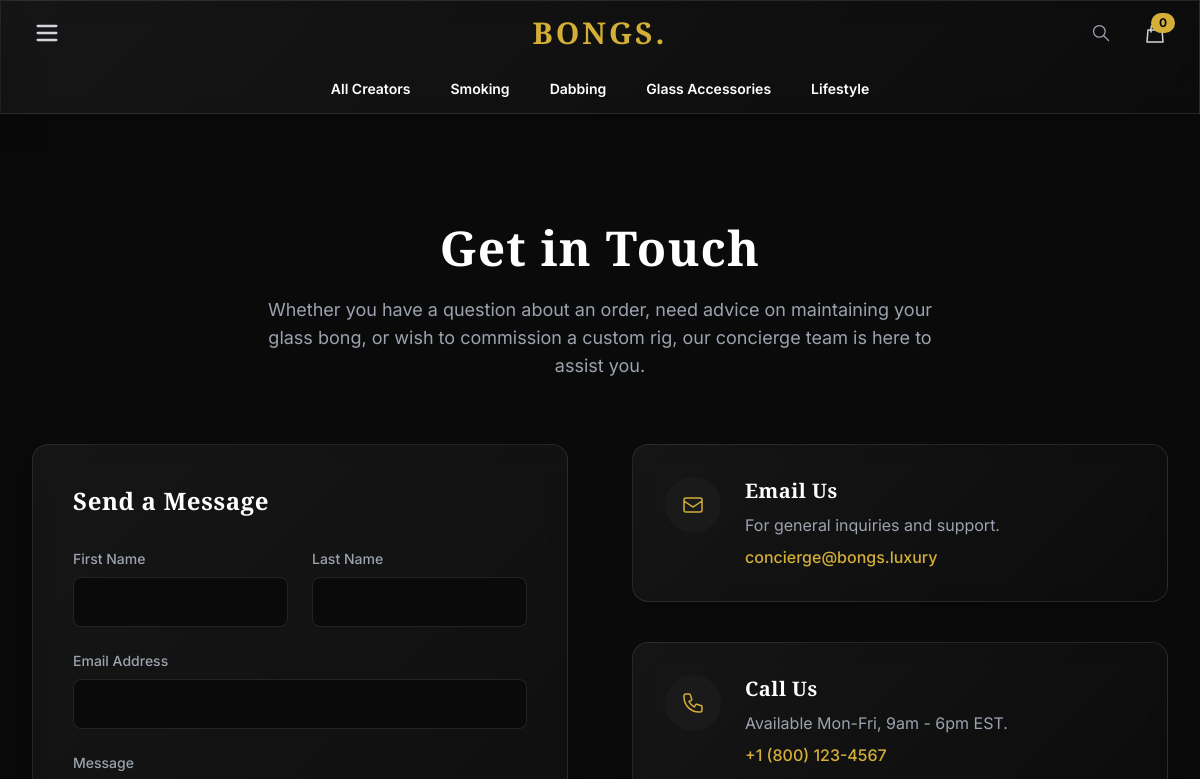
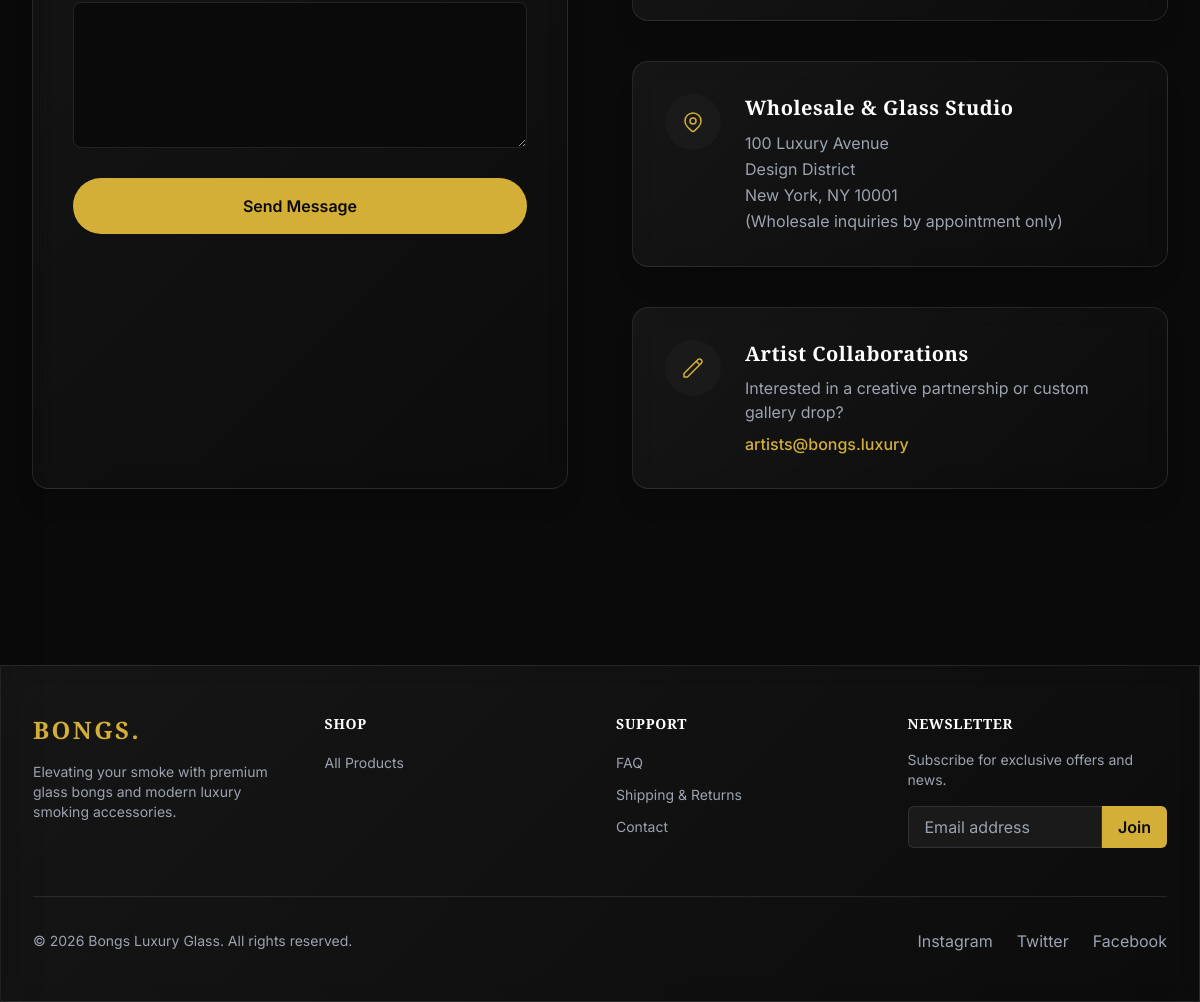
Page /contact/ on the committed database (2 pictures, top to bottom).
### shop/models.py (models this page shows, shortened)
class Category(models.Model):
    parent = models.ForeignKey('self', related_name='children', on_delete=models.CASCADE, blank=True, null=True)
    name = models.CharField(max_length=200)
    slug = models.SlugField(max_length=200, unique=True)
    description = models.TextField(blank=True)
    image = models.ImageField(upload_to='categories/%Y/%m/%d', blank=True)
    class Meta:
        ordering = ['name']
        verbose_name_plural = 'categories'

### core/views.py (the view, shortened to what this page needs)
# urls.py: path('contact/', views.contact, name='contact'),
def contact(request):
    return render(request, 'core/contact.html')

### orders/cart.py (called while the page is built)
    def __len__(self):
        return sum(item['quantity'] for item in self.cart.values())

### orders/context_processors.py (called while the page is built)
def cart(request):
    return {'cart': Cart(request)}

### shop/context_processors.py (called while the page is built)
def shop_categories(request):
    top_names = ['All Creators', 'Smoking', 'Dabbing', 'Glass Accessories', 'Lifestyle']
    top_categories = Category.objects.filter(name__in=top_names, parent__isnull=True).prefetch_related('children__children')
    cases = [models.When(name=name, then=models.Value(i)) for i, name in enumerate(top_names)]
    top_categories = top_categories.annotate(custom_order=models.Case(*cases, output_field=models.IntegerField())).order_by('custom_order')
    return {'shop_top_categories': top_categories}

### templates/core/contact.html (shortened to what this page needs)
{% extends 'base.html' %}
{% block content %}
<div class="max-w-7xl mx-auto px-4 sm:px-6 lg:px-8 py-24">
    <div class="text-center mb-16">
        <h1 class="text-5xl font-serif font-bold text-white mb-6">Get in Touch</h1>
        <p class="text-gray-400 text-lg max-w-2xl mx-auto">
            Whether you have a question about an order, need advice on maintaining your glass bong, or wish to commission a custom rig, our concierge team is here to assist you.
        </p>
    </div>
    <div class="grid grid-cols-1 lg:grid-cols-2 gap-16">
        <div class="glass-card p-10">
            <h2 class="text-2xl font-bold text-white mb-8">Send a Message</h2>
            <form method="POST" class="space-y-6">
                <div class="grid grid-cols-1 md:grid-cols-2 gap-6">
                    <div>
                        <label class="block text-sm font-medium text-gray-400 mb-2">First Name</label>
                        <input type="text" name="first_name" required class="w-full bg-brand-dark border border-white/10 rounded-lg px-4 py-3 text-white focus:ring-brand-accent focus:border-brand-accent">
                    </div>
                    <div>
                        <label class="block text-sm font-medium text-gray-400 mb-2">Last Name</label>
                        <input type="text" name="last_name" required class="w-full bg-brand-dark border border-white/10 rounded-lg px-4 py-3 text-white focus:ring-brand-accent focus:border-brand-accent">
                    </div>
                </div>
                <div>
                    <label class="block text-sm font-medium text-gray-400 mb-2">Email Address</label>
                    <input type="email" name="email" required class="w-full bg-brand-dark border border-white/10 rounded-lg px-4 py-3 text-white focus:ring-brand-accent focus:border-brand-accent">
                </div>
                <div>
                    <label class="block text-sm font-medium text-gray-400 mb-2">Message</label>
                    <textarea name="message" rows="5" required class="w-full bg-brand-dark border border-white/10 rounded-lg px-4 py-3 text-white focus:ring-brand-accent focus:border-brand-accent"></textarea>
                </div>
                <button type="submit" class="btn-primary w-full py-4">Send Message</button>
            </form>
        </div>
        <div class="space-y-10">
            <div class="glass-card p-8 flex items-start space-x-6">
                <div class="bg-brand-muted p-4 rounded-full text-brand-accent">
                    <svg class="w-6 h-6" fill="none" stroke="currentColor" viewBox="0 0 24 24"><path stroke-linecap="round" stroke-linejoin="round" stroke-width="1.5" d="M3 8l7.89 5.26a2 2 0 002.22 0L21 8M5 19h14a2 2 0 002-2V7a2 2 0 00-2-2H5a2 2 0 00-2 2v10a2 2 0 002 2z"></path></svg>
                </div>
                <div>
                    <h3 class="text-xl font-bold text-white mb-2">Email Us</h3>
                    <p class="text-gray-400 mb-2">For general inquiries and support.</p>
                    <a href="mailto:concierge@bongs.luxury" class="text-brand-accent font-medium hover:underline">concierge@bongs.luxury</a>
                </div>
            </div>
            <div class="glass-card p-8 flex items-start space-x-6">
                <div class="bg-brand-muted p-4 rounded-full text-brand-accent">
                </div>
                <div>
                    <h3 class="text-xl font-bold text-white mb-2">Call Us</h3>
                    <p class="text-gray-400 mb-2">Available Mon-Fri, 9am - 6pm EST.</p>
                    <a href="tel:+1234567890" class="text-brand-accent font-medium hover:underline">+1 (800) 123-4567</a>
                </div>
            </div>
            <div class="glass-card p-8 flex items-start space-x-6">
                <div class="bg-brand-muted p-4 rounded-full text-brand-accent">
                </div>
                <div>
                    <h3 class="text-xl font-bold text-white mb-2">Wholesale & Glass Studio</h3>
                    <p class="text-gray-400 leading-relaxed">
                        100 Luxury Avenue<br>
                        Design District<br>
                        New York, NY 10001<br>
                        (Wholesale inquiries by appointment only)
                    </p>
                </div>
            </div>
            <div class="glass-card p-8 flex items-start space-x-6">
                <div class="bg-brand-muted p-4 rounded-full text-brand-accent">
                    <svg class="w-6 h-6" fill="none" stroke="currentColor" viewBox="0 0 24 24"><path stroke-linecap="round" stroke-linejoin="round" stroke-width="1.5" d="M15.232 5.232l3.536 3.536m-2.036-5.036a2.5 2.5 0 113.536 3.536L6.5 21.036H3v-3.572L16.732 3.732z"></path></svg>
                </div>
                <div>
                    <h3 class="text-xl font-bold text-white mb-2">Artist Collaborations</h3>
                    <p class="text-gray-400 mb-2">Interested in a creative partnership or custom gallery drop?</p>
                    <a href="mailto:artists@bongs.luxury" class="text-brand-accent font-medium hover:underline">artists@bongs.luxury</a>
                </div>
            </div>
        </div>
    </div>
</div>
{% endblock %}

### templates/base.html (shortened to what this page needs)
<!DOCTYPE html>
<html lang="en">
<head>
    <link href="https://unpkg.com/aos@2.3.1/dist/aos.css" rel="stylesheet">
    <script src="https://cdn.tailwindcss.com"></script>
</head>
<body class="min-h-screen flex flex-col" hx-headers='{"X-CSRFToken": "{{ csrf_token }}"}'>
    <header class="glass fixed w-full z-50 top-0 border-b border-white/10">
        <div class="max-w-7xl mx-auto px-4 sm:px-6 lg:px-8">
            <div class="flex justify-between items-center h-16">
                <div class="flex items-center w-1/3">
                    <button type="button" onclick="toggleSidebarMenu()" class="text-gray-300 hover:text-brand-accent focus:outline-none">
                        <svg class="w-7 h-7" fill="none" stroke="currentColor" viewBox="0 0 24 24">
                            <path stroke-linecap="round" stroke-linejoin="round" stroke-width="2" d="M4 6h16M4 12h16M4 18h16"></path>
                        </svg>
                    </button>
                </div>
                <div class="flex-shrink-0 flex items-center justify-center w-1/3">
                    <a href="/" class="text-3xl font-serif font-bold text-brand-accent tracking-widest">BONGS.</a>
                </div>
                <div class="flex items-center justify-end space-x-4 md:space-x-6 w-1/3">
                    <form action="{% url 'shop:product_list' %}" method="GET" class="relative group hidden sm:block">
                        <div class="absolute inset-y-0 right-0 pr-2 flex items-center pointer-events-none">
                            <svg class="w-5 h-5 text-gray-400 group-hover:text-brand-accent transition-colors" fill="none" stroke="currentColor" viewBox="0 0 24 24"><path stroke-linecap="round" stroke-linejoin="round" stroke-width="1.5" d="M21 21l-6-6m2-5a7 7 0 11-14 0 7 7 0 0114 0z"></path></svg>
                        </div>
                    </form>
                    <a href="{% url 'orders:cart_detail' %}" class="text-gray-300 hover:text-brand-accent transition-colors relative">
                        <svg class="w-6 h-6" fill="none" stroke="currentColor" viewBox="0 0 24 24"><path stroke-linecap="round" stroke-linejoin="round" stroke-width="1.5" d="M16 11V7a4 4 0 00-8 0v4M5 9h14l1 12H4L5 9z"></path></svg>
                        <span class="absolute -top-2 -right-2 bg-brand-accent text-brand-dark text-xs font-bold px-2 py-0.5 rounded-full">
                            {% with totlen=cart|length %}
                                {% if totlen > 0 %}{{ totlen }}{% else %}0{% endif %}
                            {% endwith %}
                        </span>
                    </a>
                </div>
            </div>
            <nav class="hidden md:flex justify-center items-center space-x-10 h-12">
                {% for top_cat in shop_top_categories %}
                    <div class="group h-full flex items-center">
                        <button type="button" class="text-white hover:text-brand-accent font-semibold text-sm transition-colors {% if category.get_root.slug == top_cat.slug %}text-brand-accent{% endif %} cursor-default">
                            {{ top_cat.name }}
                        </button>
                    </div>
                {% endfor %}
            </nav>
        </div>
    </header>
    <main class="flex-grow pt-24 lg:pt-32">
        {% block content %}
        {% endblock content %}
    </main>
    <footer class="glass border-t border-white/10 mt-20 py-12" data-aos="fade-up">
        <div class="max-w-7xl mx-auto px-4 sm:px-6 lg:px-8">
            <div class="grid grid-cols-1 md:grid-cols-4 gap-8">
                <div>
                    <span class="text-2xl font-serif font-bold text-brand-accent tracking-widest">BONGS.</span>
                    <p class="mt-4 text-sm text-gray-400">Elevating your smoke with premium glass bongs and modern luxury smoking accessories.</p>
                </div>
                <div>
                    <h3 class="text-sm font-semibold text-white tracking-wider uppercase">Shop</h3>
                    <ul class="mt-4 space-y-2">
                        <li><a href="{% url 'shop:product_list' %}" class="text-sm text-gray-400 hover:text-brand-accent">All Products</a></li>
                        </ul>
                </div>
                <div>
                    <h3 class="text-sm font-semibold text-white tracking-wider uppercase">Support</h3>
                    <ul class="mt-4 space-y-2">
                        <li><a href="{% url 'core:faq' %}" class="text-sm text-gray-400 hover:text-brand-accent">FAQ</a></li>
                        <li><a href="{% url 'core:faq' %}" class="text-sm text-gray-400 hover:text-brand-accent">Shipping & Returns</a></li>
                        <li><a href="{% url 'core:contact' %}" class="text-sm text-gray-400 hover:text-brand-accent">Contact</a></li>
                    </ul>
                </div>
                <div>
                    <h3 class="text-sm font-semibold text-white tracking-wider uppercase">Newsletter</h3>
                    <p class="mt-4 text-sm text-gray-400">Subscribe for exclusive offers and news.</p>
                    <form class="mt-4 flex">
                        <input type="email" class="w-full px-4 py-2 bg-brand-muted border border-white/10 rounded-l-md focus:outline-none focus:border-brand-accent text-white" placeholder="Email address">
                        <button type="submit" class="bg-brand-accent text-brand-dark px-4 py-2 rounded-r-md font-semibold hover:bg-yellow-600 transition-colors">Join</button>
                    </form>
                </div>
            </div>
            <div class="mt-12 border-t border-white/10 pt-8 flex justify-between items-center">
                <p class="text-sm text-gray-400">&copy; 2026 Bongs Luxury Glass. All rights reserved.</p>
                <div class="flex space-x-6 text-gray-400">
                    <a href="#" class="hover:text-brand-accent">Instagram</a>
                    <a href="#" class="hover:text-brand-accent">Twitter</a>
                    <a href="#" class="hover:text-brand-accent">Facebook</a>
                </div>
            </div>
        </div>
    </footer>
</body>
</html>

### rows in the picture
Category: name "All Creators"
Category: name "Smoking"
Category: name "Dabbing"
Category: name "Glass Accessories"
Category: name "Lifestyle"
